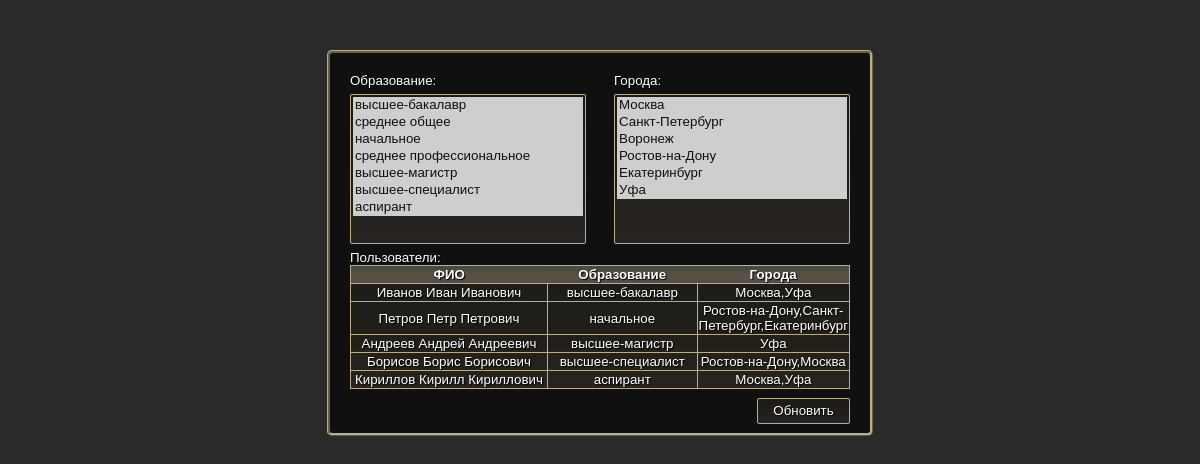
The page / on the database its author committed.
### tables this page shows
CREATE TABLE `user` (
  `user_id` int(11) NOT NULL,
  `name` varchar(255) NOT NULL,
  `qualification_id` int(11) NOT NULL
);

CREATE TABLE `qualification` (
  `qualification_id` int(10) NOT NULL,
  `name` varchar(32) NOT NULL
);

### core/controller.php (called while the page is built, shortened)
<?php
class controller
{
    public function index()
    {
        $this->module();
    }
    private function module($name = 'main'){
        include('view/header.php');
        $module = new $name();
        $array = [
            'users' => $module->GetUsers(),
            'qualification' => $module->GetQualification(),
            'city' => $module->GetCity(),
        ];
        $this->inc_tpl($name, $array);
        include('view/footer.php');
    }
    private function inc_tpl($tpl, $array) {
        include('view/'.$tpl.'.php');
    }
}

### web/index.php (called while the page is built, shortened)
<?php
    require(__DIR__ . '/../core/controller.php');
    controller::GetInit()->index();

### core/view/main.php (the view)
<body>
    <div class="layer">
        <div class="mainForm" id="Form">
            <div class="filterblock">
                <div class="qualification left">
                    <div class="titleblock">
                        Образование:
                    </div>
                    <div class="selectblock">
                        <select class="select" multiple name="qualificationSelect" id="qualificationSelect">
                            <?php foreach ($array['qualification'] as $key => $value) {?>
                                <?php echo "<option selected value='$key'>$value</option>"; ?>
                            <?php } ?>
                        </select>
                    </div>
                </div>
                <div class="city right">
                    <div class="titleblock">
                        Города:
                    </div>
                    <div class="selectblock">
                        <select class="select" multiple name="citySelect" id="citySelect">
                            <?php foreach ($array['city'] as $key => $value) {?>
                                <?php echo "<option selected value='$key'>$value</option>"; ?>
                            <?php } ?>
                        </select>
                    </div>
                </div>
            </div>
            <div class="grid">
                <div class="title">
                    Пользователи:
                </div>
                <table class="usersGrid">
                    <tr class="header">
                        <th>ФИО</th>
                        <th width="30%">Образование</th>
                        <th width="30%">Города</th>
                    </tr>
                    <?php foreach ($array['users'] as $key => $value) {
                        echo "<tr class='users' id='user$key'>";
                        foreach ($value as $key2 => $value2) {
                            if($key2 != "user_id" && $key2 != "qualification_id" && $key2 != "city") {
                                echo "<td>$value2</td>";
                            }
                        }
                        if($key2 == "city"){
                            echo "<td>";
                            $ret = '';
                            foreach ($value2 as $value3)
                                $ret .= $value3 . ",";
                            echo substr($ret, 0, -1)."</td>";
                        }
                        echo "</tr>";
                    } ?>
                </table>
            </div>
            <div class="but">
                <div class="updateGrid right" id="updateGrid">
                    <a href="javascript:;">Обновить</a>
                </div>
            </div>
        </div>
</body>

### core/view/header.php (shortened to what this page needs)
<!DOCTYPE html>
<html>
    <head>
        <link rel="stylesheet" href="/css/main.css">
    </head>

### core/view/footer.php
</html>

### web/css/main.css (style rules this page uses)
body { margin: 0; font-family: Arial; font-size: 10pt; width: 100%; height: 100%; background-color: #2a2a2a; min-width: 430px; color: #fff; text-shadow: 1px 1px 1px #000; }
.layer { width: 100%; height: 100%; position: absolute; min-height: 500px; }
.mainForm { border: 3px ridge #baae84; background-color: rgba(10, 10, 10, 0.8); padding: 20px; border-radius: 5px; width: 500px; margin: 0 auto; margin-top: 50px; }
.filterblock { width: 500px; overflow: hidden; }
.select { padding: 2px; color: #fff; width: 236px; height: 150px; border: 1px solid #baae84; background: linear-gradient(#1b1c16,#211e19,#282421); border-radius: 2px; outline: none; margin: 6px 0; }
.right { float: right; }
.left { float: left; }
.usersGrid { border: 1px solid #baae84; background: linear-gradient(#1b1c16,#211e19,#282421); border-collapse: collapse; width: 500px; }
.usersGrid td { border: 1px solid #baae84; text-align: center; }
.usersGrid th { background: linear-gradient(#46493a,#595144,#564d47); }
.updateGrid { text-shadow: 1px 1px 1px #000; color: #fff; width: 91px; height: 24px; border: 1px solid #baae84; background: linear-gradient(#1b1c16,#211e19,#282421); border-radius: 2px; outline: none; margin: 9px 0; line-height: 24px; text-align: center; cursor: default; }
.but { height: 24px; }
.but a { color: #fff; text-decoration: none; cursor: default; }

### rows shown on the page
user: name "Андреев Андрей Андреевич", qualification.name "высшее-магистр", ret "Уфа"

### other values the page prints
$value2 "Иванов Иван Иванович"
$value2 "высшее-бакалавр"
substr($ret, 0, -1) "Москва,Уфа"
$value2 "Петров Петр Петрович"
$value2 "начальное"
substr($ret, 0, -1) "Ростов-на-Дону,Санкт-Петербург,Екатеринбург"
$value2 "Борисов Борис Борисович"
$value2 "высшее-специалист"
substr($ret, 0, -1) "Ростов-на-Дону,Москва"
$value2 "Кириллов Кирилл Кириллович"
$value2 "аспирант"
form field qualificationSelect "высшее-бакалавр ☑ / среднее общее ☑ / начальное ☑ / среднее профессиональное ☑ / высшее-магистр ☑ / высшее-специалист ☑ / аспирант ☑"
form field citySelect "Москва ☑ / Санкт-Петербург ☑ / Воронеж ☑ / Ростов-на-Дону ☑ / Екатеринбург ☑ / Уфа ☑"
